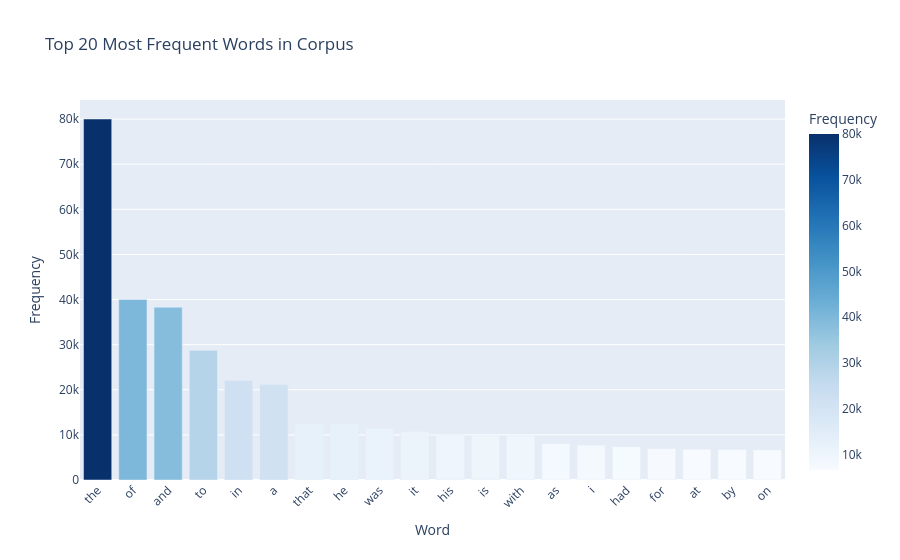
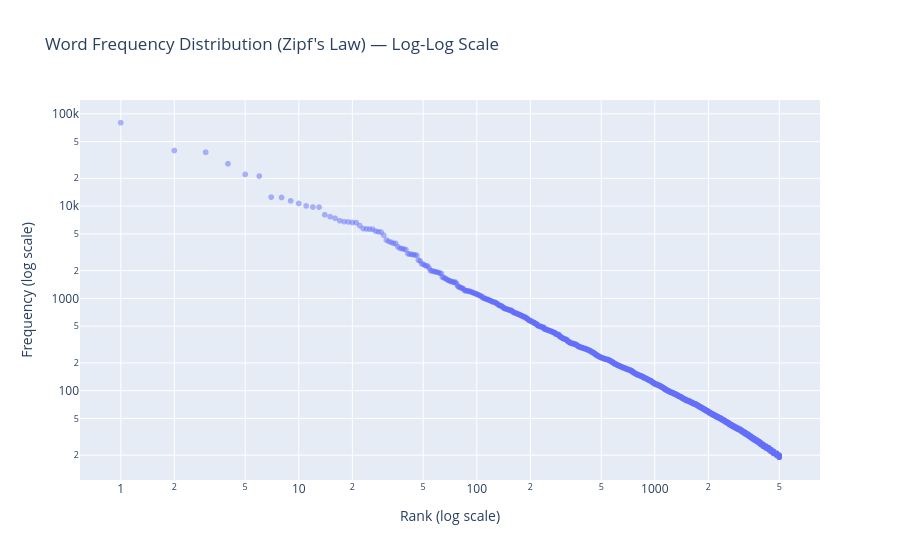
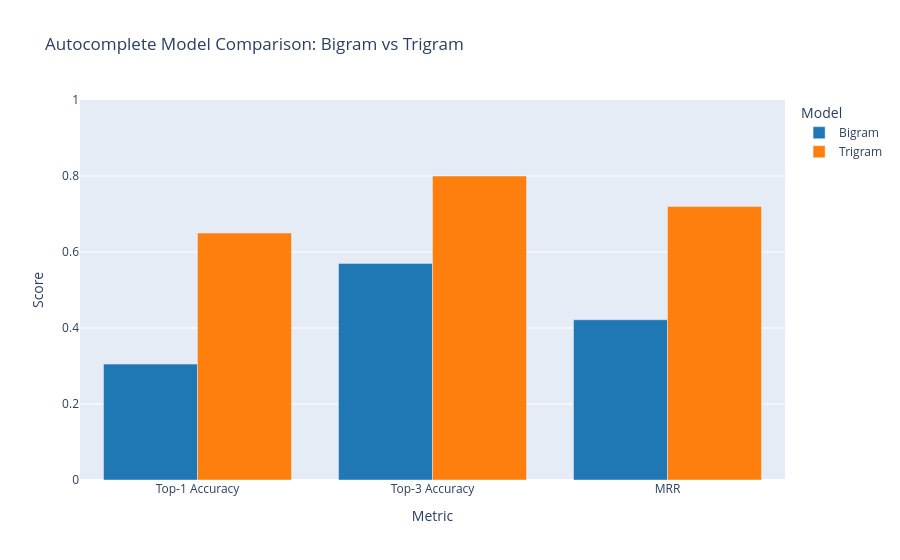
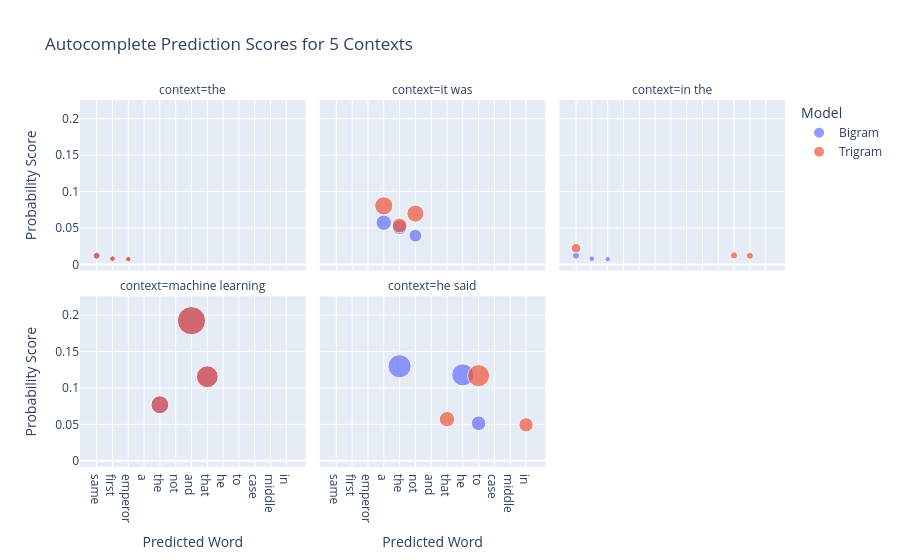

Notebook cell for these charts, in order:
### Markdown cell above
## 14. Interactive Plotly Visualizations

Seven interactive charts using actual computed results.  
HTML files are saved to `outputs/figures/` and retain full interactivity when opened in a browser.

### Code cell
# Ensure vocab_df with rank is available (in case cells run out of order)
if 'rank' not in vocab_df.columns:
    vocab_df['rank'] = range(1, len(vocab_df) + 1)

# -------------------------------------------------------
# Chart 1: Top 20 Most Frequent Words
# -------------------------------------------------------
top20 = vocab_df.head(20).copy()
fig1 = px.bar(
    top20, x='word', y='frequency',
    title='Top 20 Most Frequent Words in Corpus',
    labels={'word': 'Word', 'frequency': 'Frequency'},
    color='frequency',
    color_continuous_scale='Blues',
    hover_data={'word': True, 'frequency': True}
)
fig1.update_layout(xaxis_tickangle=-45)
fig1.write_html(os.path.join(FIGURES_DIR, 'top_20_words.html'))
try:
    fig1.write_image(os.path.join(FIGURES_DIR, 'top_20_words.png'))
except Exception as e:
    print(f'PNG export skipped (kaleido may not be installed): {e}')
fig1.show()
print('Chart 1 saved: top_20_words.html')

# -------------------------------------------------------
# Chart 2: Word Frequency Distribution (Zipf's Law)
# -------------------------------------------------------
fig2 = px.scatter(
    vocab_df.head(5000), x='rank', y='frequency',
    log_x=True, log_y=True,
    title="Word Frequency Distribution (Zipf's Law) — Log-Log Scale",
    labels={'rank': 'Rank (log scale)', 'frequency': 'Frequency (log scale)'},
    hover_data=['word'],
    opacity=0.5
)
fig2.write_html(os.path.join(FIGURES_DIR, 'word_frequency_distribution.html'))
try:
    fig2.write_image(os.path.join(FIGURES_DIR, 'word_frequency_distribution.png'))
except Exception as e:
    print(f'PNG export skipped: {e}')
fig2.show()
print('Chart 2 saved: word_frequency_distribution.html')

# -------------------------------------------------------
# Chart 3: Autocomplete Model Comparison
# -------------------------------------------------------
comparison_data = [
    dict(model='Bigram',  metric='Top-1 Accuracy', value=bigram_eval['top1_accuracy']),
    dict(model='Bigram',  metric='Top-3 Accuracy', value=bigram_eval['top3_accuracy']),
    dict(model='Bigram',  metric='MRR',             value=bigram_eval['mrr']),
    dict(model='Trigram', metric='Top-1 Accuracy', value=trigram_eval['top1_accuracy']),
    dict(model='Trigram', metric='Top-3 Accuracy', value=trigram_eval['top3_accuracy']),
    dict(model='Trigram', metric='MRR',             value=trigram_eval['mrr']),
]
comp_df = pd.DataFrame(comparison_data)
fig3 = px.bar(
    comp_df, x='metric', y='value', color='model', barmode='group',
    title='Autocomplete Model Comparison: Bigram vs Trigram',
    labels={'value': 'Score', 'metric': 'Metric', 'model': 'Model'},
    color_discrete_map={'Bigram': '#1f77b4', 'Trigram': '#ff7f0e'}
)
fig3.update_yaxes(range=[0, 1])
fig3.write_html(os.path.join(FIGURES_DIR, 'autocomplete_model_comparison.html'))
try:
    fig3.write_image(os.path.join(FIGURES_DIR, 'autocomplete_model_comparison.png'))
except Exception as e:
    print(f'PNG export skipped: {e}')
fig3.show()
print('Chart 3 saved: autocomplete_model_comparison.html')

# -------------------------------------------------------
# Chart 4: Autocomplete Prediction Scores (5 contexts)
# -------------------------------------------------------
selected_contexts = ['the', 'it was', 'in the', 'machine learning', 'he said']
scores_rows = []
for ctx in selected_contexts:
    sug = get_autocomplete_suggestions(ctx, bigram_model, trigram_model, top_k=3)
    for model_key, preds in sug.items():
        for rank, (word, score) in enumerate(preds, 1):
            scores_rows.append(dict(
                context=ctx, model=model_key.capitalize(),
                word=word, rank=rank, score=score
            ))
scores_df = pd.DataFrame(scores_rows)
fig4 = px.scatter(
    scores_df, x='word', y='score', color='model',
    facet_col='context', facet_col_wrap=3,
    size='score', size_max=20,
    title='Autocomplete Prediction Scores for 5 Contexts',
    labels={'score': 'Probability Score', 'word': 'Predicted Word', 'model': 'Model'},
    hover_data=['rank', 'context', 'model']
)
fig4.write_html(os.path.join(FIGURES_DIR, 'autocomplete_prediction_scores.html'))
try:
    fig4.write_image(os.path.join(FIGURES_DIR, 'autocomplete_prediction_scores.png'))
except Exception as e:
    print(f'PNG export skipped: {e}')
fig4.show()
print('Chart 4 saved: autocomplete_prediction_scores.html')

# -------------------------------------------------------
# Chart 5: Autocorrect Performance Comparison
# -------------------------------------------------------
correct_comp = [
    dict(approach='EditDistance',  metric='Top-1 Accuracy', value=ed_eval['top1_accuracy']),
    dict(approach='EditDistance',  metric='Top-3 Accuracy', value=ed_eval['topk_accuracy']),
    dict(approach='Probabilistic', metric='Top-1 Accuracy', value=prob_eval['top1_accuracy']),
    dict(approach='Probabilistic', metric='Top-3 Accuracy', value=prob_eval['topk_accuracy']),
]
correct_comp_df = pd.DataFrame(correct_comp)
fig5 = px.bar(
    correct_comp_df, x='metric', y='value', color='approach', barmode='group',
    title='Autocorrect Approach Comparison: EditDistance vs Probabilistic',
    labels={'value': 'Score', 'metric': 'Metric', 'approach': 'Approach'},
    color_discrete_map={'EditDistance': '#2ca02c', 'Probabilistic': '#d62728'}
)
fig5.update_yaxes(range=[0, 1])
fig5.write_html(os.path.join(FIGURES_DIR, 'autocorrect_performance_comparison.html'))
try:
    fig5.write_image(os.path.join(FIGURES_DIR, 'autocorrect_performance_comparison.png'))
except Exception as e:
    print(f'PNG export skipped: {e}')
fig5.show()
print('Chart 5 saved: autocorrect_performance_comparison.html')

# -------------------------------------------------------
# Chart 6: Correction Examples — Outcome by Edit Distance
# -------------------------------------------------------
correct_df = pd.read_csv(correct_csv_path)
ed_df = correct_df[correct_df['approach'] == 'EditDistance'].head(20).copy()
ed_df['result'] = ed_df['correct'].map({True: 'Correct', False: 'Incorrect'})
fig6 = px.bar(
    ed_df, x='misspelled_word', y='edit_distance',
    color='result',
    hover_data=['expected_word', 'predicted_word'],
    title='Correction Examples: Misspelled Words (Edit Distance Approach)',
    labels={'misspelled_word': 'Misspelled Word', 'edit_distance': 'Edit Distance', 'result': 'Outcome'},
    color_discrete_map={'Correct': '#2ca02c', 'Incorrect': '#d62728'}
)
fig6.update_layout(xaxis_tickangle=-45)
fig6.write_html(os.path.join(FIGURES_DIR, 'correction_examples.html'))
try:
    fig6.write_image(os.path.join(FIGURES_DIR, 'correction_examples.png'))
except Exception as e:
    print(f'PNG export skipped: {e}')
fig6.show()
print('Chart 6 saved: correction_examples.html')

# -------------------------------------------------------
# Chart 7: Edit Distance Distribution
# -------------------------------------------------------
ed_dist_counts = (
    correct_df[correct_df['approach'] == 'EditDistance']['edit_distance']
    .value_counts().reset_index()
)
ed_dist_counts.columns = ['edit_distance', 'count']
ed_dist_counts = ed_dist_counts.sort_values('edit_distance')
fig7 = px.bar(
    ed_dist_counts, x='edit_distance', y='count',
    title='Distribution of Edit Distances in Test Set',
    labels={'edit_distance': 'Edit Distance', 'count': 'Number of Corrections'},
    color='edit_distance',
    color_continuous_scale='Viridis',
    text='count'
)
fig7.update_traces(textposition='outside')
fig7.write_html(os.path.join(FIGURES_DIR, 'edit_distance_heatmap.html'))
try:
    fig7.write_image(os.path.join(FIGURES_DIR, 'edit_distance_heatmap.png'))
except Exception as e:
    print(f'PNG export skipped: {e}')
fig7.show()
print('Chart 7 saved: edit_distance_heatmap.html')
print('\nAll 7 charts saved.')

### Figure 1 — Plotly figure (JSON) as saved in the notebook; plotly's stock layout.template omitted (floating-point values rounded to 4 significant figures)
{"data": [{"hovertemplate": "Word=%{x}<br>Frequency=%{marker.color}<extra></extra>", "legendgroup": "", "marker": {"color": [80030, 40025, 38313, 28766, 22050, 21155, 12512, 12401, 11410, 10681, 10034, 9774, 9740, 8064, 7687, 7383, 6941, 6791, 6738, 6643], "coloraxis": "coloraxis", "pattern": {"shape": ""}}, "name": "", "orientation": "v", "showlegend": false, "textposition": "auto", "type": "bar", "x": ["the", "of", "and", "to", "in", "a", "that", "he", "was", "it", "his", "is", "with", "as", "i", "had", "for", "at", "by", "on"], "xaxis": "x", "y": [80030, 40025, 38313, 28766, 22050, 21155, 12512, 12401, 11410, 10681, 10034, 9774, 9740, 8064, 7687, 7383, 6941, 6791, 6738, 6643], "yaxis": "y"}], "layout": {"barmode": "relative", "coloraxis": {"autocolorscale": false, "colorbar": {"title": {"text": "Frequency"}}, "colorscale": [[0.0, "rgb(247,251,255)"], [0.125, "rgb(222,235,247)"], [0.25, "rgb(198,219,239)"], [0.375, "rgb(158,202,225)"], [0.5, "rgb(107,174,214)"], [0.625, "rgb(66,146,198)"], [0.75, "rgb(33,113,181)"], [0.875, "rgb(8,81,156)"], [1.0, "rgb(8,48,107)"]]}, "legend": {"tracegroupgap": 0}, "title": {"text": "Top 20 Most Frequent Words in Corpus"}, "xaxis": {"anchor": "y", "domain": [0.0, 1.0], "tickangle": -45, "title": {"text": "Word"}}, "yaxis": {"anchor": "x", "domain": [0.0, 1.0], "title": {"text": "Frequency"}}}}

### Figure 2 — Plotly figure (JSON) as saved in the notebook; plotly's stock layout.template omitted (floating-point values rounded to 4 significant figures; data arrays with more than 128 entries replaced by an {"elided": "..."} marker saying what was removed)
{"data": [{"customdata": {"elided": "5000x1 str values"}, "hovertemplate": "Rank (log scale)=%{x}<br>Frequency (log scale)=%{y}<br>word=%{customdata[0]}<extra></extra>", "legendgroup": "", "marker": {"color": "#636efa", "opacity": 0.5, "symbol": "circle"}, "mode": "markers", "name": "", "showlegend": false, "type": "scattergl", "x": {"elided": "5000 int values"}, "xaxis": "x", "y": {"elided": "5000 int values"}, "yaxis": "y"}], "layout": {"legend": {"tracegroupgap": 0}, "title": {"text": "Word Frequency Distribution (Zipf's Law) — Log-Log Scale"}, "xaxis": {"anchor": "y", "domain": [0.0, 1.0], "title": {"text": "Rank (log scale)"}, "type": "log"}, "yaxis": {"anchor": "x", "domain": [0.0, 1.0], "title": {"text": "Frequency (log scale)"}, "type": "log"}}}

### Figure 3 — Plotly figure (JSON) as saved in the notebook; plotly's stock layout.template omitted (floating-point values rounded to 4 significant figures)
{"data": [{"alignmentgroup": "True", "hovertemplate": "Model=Bigram<br>Metric=%{x}<br>Score=%{y}<extra></extra>", "legendgroup": "Bigram", "marker": {"color": "#1f77b4", "pattern": {"shape": ""}}, "name": "Bigram", "offsetgroup": "Bigram", "orientation": "v", "showlegend": true, "textposition": "auto", "type": "bar", "x": ["Top-1 Accuracy", "Top-3 Accuracy", "MRR"], "xaxis": "x", "y": [0.305, 0.57, 0.4217], "yaxis": "y"}, {"alignmentgroup": "True", "hovertemplate": "Model=Trigram<br>Metric=%{x}<br>Score=%{y}<extra></extra>", "legendgroup": "Trigram", "marker": {"color": "#ff7f0e", "pattern": {"shape": ""}}, "name": "Trigram", "offsetgroup": "Trigram", "orientation": "v", "showlegend": true, "textposition": "auto", "type": "bar", "x": ["Top-1 Accuracy", "Top-3 Accuracy", "MRR"], "xaxis": "x", "y": [0.65, 0.8, 0.72], "yaxis": "y"}], "layout": {"barmode": "group", "legend": {"title": {"text": "Model"}, "tracegroupgap": 0}, "title": {"text": "Autocomplete Model Comparison: Bigram vs Trigram"}, "xaxis": {"anchor": "y", "domain": [0.0, 1.0], "title": {"text": "Metric"}}, "yaxis": {"anchor": "x", "domain": [0.0, 1.0], "range": [0, 1], "title": {"text": "Score"}}}}

### Figure 4 — Plotly figure (JSON) as saved in the notebook; plotly's stock layout.template omitted (floating-point values rounded to 4 significant figures)
{"data": [{"customdata": [[1, "the", "Bigram"], [2, "the", "Bigram"], [3, "the", "Bigram"]], "hovertemplate": "Model=%{customdata[2]}<br>context=%{customdata[1]}<br>Predicted Word=%{x}<br>Probability Score=%{marker.size}<br>rank=%{customdata[0]}<extra></extra>", "legendgroup": "Bigram", "marker": {"color": "#636efa", "size": [0.01198, 0.007869, 0.007236], "sizemode": "area", "sizeref": 0.0004808, "symbol": "circle"}, "mode": "markers", "name": "Bigram", "orientation": "v", "showlegend": true, "type": "scatter", "x": ["same", "first", "emperor"], "xaxis": "x4", "y": [0.01198, 0.007869, 0.007236], "yaxis": "y4"}, {"customdata": [[1, "it was", "Bigram"], [2, "it was", "Bigram"], [3, "it was", "Bigram"]], "hovertemplate": "Model=%{customdata[2]}<br>context=%{customdata[1]}<br>Predicted Word=%{x}<br>Probability Score=%{marker.size}<br>rank=%{customdata[0]}<extra></extra>", "legendgroup": "Bigram", "marker": {"color": "#636efa", "size": [0.05729, 0.05082, 0.03954], "sizemode": "area", "sizeref": 0.0004808, "symbol": "circle"}, "mode": "markers", "name": "Bigram", "orientation": "v", "showlegend": false, "type": "scatter", "x": ["a", "the", "not"], "xaxis": "x5", "y": [0.05729, 0.05082, 0.03954], "yaxis": "y5"}, {"customdata": [[1, "in the", "Bigram"], [2, "in the", "Bigram"], [3, "in the", "Bigram"]], "hovertemplate": "Model=%{customdata[2]}<br>context=%{customdata[1]}<br>Predicted Word=%{x}<br>Probability Score=%{marker.size}<br>rank=%{customdata[0]}<extra></extra>", "legendgroup": "Bigram", "marker": {"color": "#636efa", "size": [0.01198, 0.007869, 0.007236], "sizemode": "area", "sizeref": 0.0004808, "symbol": "circle"}, "mode": "markers", "name": "Bigram", "orientation": "v", "showlegend": false, "type": "scatter", "x": ["same", "first", "emperor"], "xaxis": "x6", "y": [0.01198, 0.007869, 0.007236], "yaxis": "y6"}, {"customdata": [[1, "machine learning", "Bigram"], [2, "machine learning", "Bigram"], [3, "machine learning", "Bigram"]], "hovertemplate": "Model=%{customdata[2]}<br>context=%{customdata[1]}<br>Predicted Word=%{x}<br>Probability Score=%{marker.size}<br>rank=%{customdata[0]}<extra></extra>", "legendgroup": "Bigram", "marker": {"color": "#636efa", "size": [0.1923, 0.1154, 0.07692], "sizemode": "area", "sizeref": 0.0004808, "symbol": "circle"}, "mode": "markers", "name": "Bigram", "orientation": "v", "showlegend": false, "type": "scatter", "x": ["and", "that", "the"], "xaxis": "x", "y": [0.1923, 0.1154, 0.07692], "yaxis": "y"}, {"customdata": [[1, "he said", "Bigram"], [2, "he said", "Bigram"], [3, "he said", "Bigram"]], "hovertemplate": "Model=%{customdata[2]}<br>context=%{customdata[1]}<br>Predicted Word=%{x}<br>Probability Score=%{marker.size}<br>rank=%{customdata[0]}<extra></extra>", "legendgroup": "Bigram", "marker": {"color": "#636efa", "size": [0.1298, 0.118, 0.05147], "sizemode": "area", "sizeref": 0.0004808, "symbol": "circle"}, "mode": "markers", "name": "Bigram", "orientation": "v", "showlegend": false, "type": "scatter", "x": ["the", "he", "to"], "xaxis": "x2", "y": [0.1298, 0.118, 0.05147], "yaxis": "y2"}, {"customdata": [[1, "the", "Trigram"], [2, "the", "Trigram"], [3, "the", "Trigram"]], "hovertemplate": "Model=%{customdata[2]}<br>context=%{customdata[1]}<br>Predicted Word=%{x}<br>Probability Score=%{marker.size}<br>rank=%{customdata[0]}<extra></extra>", "legendgroup": "Trigram", "marker": {"color": "#EF553B", "size": [0.01198, 0.007869, 0.007236], "sizemode": "area", "sizeref": 0.0004808, "symbol": "circle"}, "mode": "markers", "name": "Trigram", "orientation": "v", "showlegend": true, "type": "scatter", "x": ["same", "first", "emperor"], "xaxis": "x4", "y": [0.01198, 0.007869, 0.007236], "yaxis": "y4"}, {"customdata": [[1, "it was", "Trigram"], [2, "it was", "Trigram"], [3, "it was", "Trigram"]], "hovertemplate": "Model=%{customdata[2]}<br>context=%{customdata[1]}<br>Predicted Word=%{x}<br>Probability Score=%{marker.size}<br>rank=%{customdata[0]}<extra></extra>", "legendgroup": "Trigram", "marker": {"color": "#EF553B", "size": [0.08043, 0.06975, 0.05338], "sizemode": "area", "sizeref": 0.0004808, "symbol": "circle"}, "mode": "markers", "name": "Trigram", "orientation": "v", "showlegend": false, "type": "scatter", "x": ["a", "not", "the"], "xaxis": "x5", "y": [0.08043, 0.06975, 0.05338], "yaxis": "y5"}, {"customdata": [[1, "in the", "Trigram"], [2, "in the", "Trigram"], [3, "in the", "Trigram"]], "hovertemplate": "Model=%{customdata[2]}<br>context=%{customdata[1]}<br>Predicted Word=%{x}<br>Probability Score=%{marker.size}<br>rank=%{customdata[0]}<extra></extra>", "legendgroup": "Trigram", "marker": {"color": "#EF553B", "size": [0.02219, 0.01238, 0.0119], "sizemode": "area", "sizeref": 0.0004808, "symbol": "circle"}, "mode": "markers", "name": "Trigram", "orientation": "v", "showlegend": false, "type": "scatter", "x": ["same", "case", "middle"], "xaxis": "x6", "y": [0.02219, 0.01238, 0.0119], "yaxis": "y6"}, {"customdata": [[1, "machine learning", "Trigram"], [2, "machine learning", "Trigram"], [3, "machine learning", "Trigram"]], "hovertemplate": "Model=%{customdata[2]}<br>context=%{customdata[1]}<br>Predicted Word=%{x}<br>Probability Score=%{marker.size}<br>rank=%{customdata[0]}<extra></extra>", "legendgroup": "Trigram", "marker": {"color": "#EF553B", "size": [0.1923, 0.1154, 0.07692], "sizemode": "area", "sizeref": 0.0004808, "symbol": "circle"}, "mode": "markers", "name": "Trigram", "orientation": "v", "showlegend": false, "type": "scatter", "x": ["and", "that", "the"], "xaxis": "x", "y": [0.1923, 0.1154, 0.07692], "yaxis": "y"}, {"customdata": [[1, "he said", "Trigram"], [2, "he said", "Trigram"], [3, "he said", "Trigram"]], "hovertemplate": "Model=%{customdata[2]}<br>context=%{customdata[1]}<br>Predicted Word=%{x}<br>Probability Score=%{marker.size}<br>rank=%{customdata[0]}<extra></extra>", "legendgroup": "Trigram", "marker": {"color": "#EF553B", "size": [0.1169, 0.05714, 0.04935], "sizemode": "area", "sizeref": 0.0004808, "symbol": "circle"}, "mode": "markers", "name": "Trigram", "orientation": "v", "showlegend": false, "type": "scatter", "x": ["to", "that", "in"], "xaxis": "x2", "y": [0.1169, 0.05714, 0.04935], "yaxis": "y2"}], "layout": {"annotations": [{"font": {}, "showarrow": false, "text": "context=machine learning", "x": 0.16, "xanchor": "center", "xref": "paper", "y": 0.465, "yanchor": "bottom", "yref": "paper"}, {"font": {}, "showarrow": false, "text": "context=he said", "x": 0.5, "xanchor": "center", "xref": "paper", "y": 0.465, "yanchor": "bottom", "yref": "paper"}, {"font": {}, "showarrow": false, "text": "context=the", "x": 0.16, "xanchor": "center", "xref": "paper", "y": 1.0, "yanchor": "bottom", "yref": "paper"}, {"font": {}, "showarrow": false, "text": "context=it was", "x": 0.5, "xanchor": "center", "xref": "paper", "y": 1.0, "yanchor": "bottom", "yref": "paper"}, {"font": {}, "showarrow": false, "text": "context=in the", "x": 0.84, "xanchor": "center", "xref": "paper", "y": 1.0, "yanchor": "bottom", "yref": "paper"}], "legend": {"itemsizing": "constant", "title": {"text": "Model"}, "tracegroupgap": 0}, "title": {"text": "Autocomplete Prediction Scores for 5 Contexts"}, "xaxis": {"anchor": "y", "domain": [0.0, 0.32], "title": {"text": "Predicted Word"}}, "xaxis2": {"anchor": "y2", "domain": [0.34, 0.66], "matches": "x", "title": {"text": "Predicted Word"}}, "xaxis3": {"anchor": "y3", "domain": [0.68, 1.0], "matches": "x", "title": {"text": "Predicted Word"}}, "xaxis4": {"anchor": "y4", "domain": [0.0, 0.32], "matches": "x", "showticklabels": false}, "xaxis5": {"anchor": "y5", "domain": [0.34, 0.66], "matches": "x", "showticklabels": false}, "xaxis6": {"anchor": "y6", "domain": [0.68, 1.0], "matches": "x", "showticklabels": false}, "yaxis": {"anchor": "x", "domain": [0.0, 0.465], "title": {"text": "Probability Score"}}, "yaxis2": {"anchor": "x2", "domain": [0.0, 0.465], "matches": "y", "showticklabels": false}, "yaxis3": {"anchor": "x3", "domain": [0.0, 0.465], "matches": "y", "showticklabels": false}, "yaxis4": {"anchor": "x4", "domain": [0.535, 1.0], "matches": "y", "title": {"text": "Probability Score"}}, "yaxis5": {"anchor": "x5", "domain": [0.535, 1.0], "matches": "y", "showticklabels": false}, "yaxis6": {"anchor": "x6", "domain": [0.535, 1.0], "matches": "y", "showticklabels": false}}}
